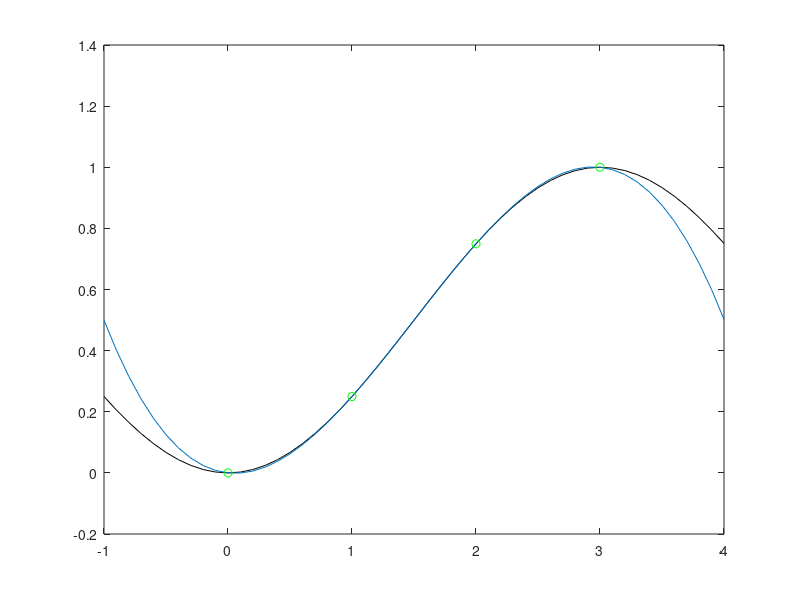

Reproduce this figure in MATLAB.
clc
clear 
close all



%Interpolační polynomy (Lagrangeův tvar, Newtonův tvar, Hermitův polynom)

%% premenne:

pi = 3.14;
x = [0 1 2 3];
y  = sin((pi*x)/6).^2;

x_f = -1:0.1:4;
y_f = sin((pi*x_f)/6).^2;
n  = length(x);
A = zeros(n,n);

A(1:n,1) = y;

%% algoritmus vypoctu:


for j = 2:n
    for  i = j:n
        A(i,j) = (A(i,j-1) -A(i-1,j-1))/( x(i) -x(i-j+1) );
    end
end

m = 2 ; 
l = 2;
P = zeros(1,length(x_f));
coefs  = diag(A);

 


for k = 1:length(x_f)
    newton_term = 1;
     P(k) = coefs(1);
        for j = 2:n
        newton_term = newton_term * (x_f(k) - x(j-1));
        P(k) = P(k) + coefs(j) * newton_term;
        end
            
end

disp(A)
%% graf funkcie a polynomu:

plot(x_f,y_f,'k')
hold on
plot(x_f, P);
scatter(x,y,'g')
